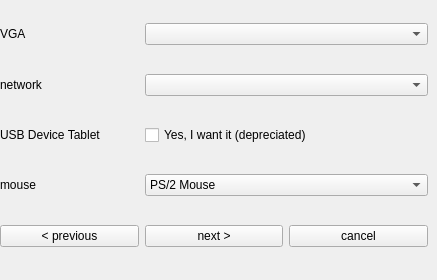
     <widget class="QWidget" name="page_23">
      <widget class="QWidget" name="gridLayoutWidget_22">
       <property name="geometry">
        <rect>
         <x>0</x>
         <y>0</y>
         <width>428</width>
         <height>271</height>
        </rect>
       </property>
       <layout class="QGridLayout" name="gridLayout_22">
        <item row="4" column="1">
         <widget class="QPushButton" name="pushButton_67">
          <property name="text">
           <string>next &gt;</string>
          </property>
         </widget>
        </item>
        <item row="0" column="0">
         <widget class="QLabel" name="label_60">
          <property name="text">
           <string>VGA</string>
          </property>
         </widget>
        </item>
        <item row="2" column="0">
         <widget class="QLabel" name="label_61">
          <property name="text">
           <string>USB Device Tablet</string>
          </property>
         </widget>
        </item>
        <item row="1" column="0">
         <widget class="QLabel" name="label_62">
          <property name="text">
           <string>network</string>
          </property>
         </widget>
        </item>
        <item row="4" column="0">
         <widget class="QPushButton" name="pushButton_68">
          <property name="text">
           <string>&lt; previous</string>
          </property>
         </widget>
        </item>
        <item row="4" column="2">
         <widget class="QPushButton" name="pushButton_69">
          <property name="text">
           <string>cancel</string>
          </property>
         </widget>
        </item>
        <item row="3" column="0">
         <widget class="QLabel" name="label_63">
          <property name="text">
           <string>mouse</string>
          </property>
         </widget>
        </item>
        <item row="0" column="1" colspan="2">
         <widget class="QComboBox" name="comboBox_36">
          <property name="placeholderText">
           <string>(Please select a graphics adapter)</string>
          </property>
          <item>
           <property name="text">
            <string>let QEMU decide</string>
           </property>
          </item>
          <item>
           <property name="text">
            <string>none</string>
           </property>
          </item>
          <item>
           <property name="text">
            <string>std</string>
           </property>
          </item>
          <item>
           <property name="text">
            <string>vmware</string>
           </property>
          </item>
          <item>
           <property name="text">
            <string>xenfb</string>
           </property>
          </item>
          <item>
           <property name="text">
            <string>qxl</string>
           </property>
          </item>
          <item>
           <property name="text">
            <string>virtio</string>
           </property>
          </item>
          <item>
           <property name="text">
            <string>virtio-gpu-pci</string>
           </property>
          </item>
          <item>
           <property name="text">
            <string>cirrus</string>
           </property>
          </item>
          <item>
           <property name="text">
            <string>cg3</string>
           </property>
          </item>
         </widget>
        </item>
        <item row="1" column="1" colspan="2">
         <widget class="QComboBox" name="comboBox_37">
          <property name="placeholderText">
           <string>(Please select a network adapter)</string>
          </property>
          <item>
           <property name="text">
            <string>e1000</string>
           </property>
          </item>
          <item>
           <property name="text">
            <string>e1000-82544gc</string>
           </property>
          </item>
          <item>
           <property name="text">
            <string>e1000-82545em</string>
           </property>
          </item>
          <item>
           <property name="text">
            <string>e1000e</string>
           </property>
          </item>
          <item>
           <property name="text">
            <string>i82550</string>
           </property>
          </item>
          <item>
           <property name="text">
            <string>i82551</string>
           </property>
          </item>
          <item>
           <property name="text">
            <string>i82557a</string>
           </property>
          </item>
          <item>
           <property name="text">
            <string>i82557b</string>
           </property>
          </item>
          <item>
           <property name="text">
            <string>i82557c</string>
           </property>
          </item>
          <item>
           <property name="text">
            <string>i82558a</string>
           </property>
          </item>
          <item>
           <property name="text">
            <string>i82558b</string>
           </property>
          </item>
          <item>
           <property name="text">
            <string>i82559a</string>
           </property>
          </item>
          <item>
           <property name="text">
            <string>i82559b</string>
           </property>
          </item>
          <item>
           <property name="text">
            <string>i82559c</string>
           </property>
          </item>
          <item>
           <property name="text">
            <string>i82559er</string>
           </property>
          </item>
          <item>
           <property name="text">
            <string>i82562</string>
           </property>
          </item>
          <item>
           <property name="text">
            <string>i82801</string>
           </property>
          </item>
          <item>
           <property name="text">
            <string>ne2k_pci</string>
           </property>
          </item>
          <item>
           <property name="text">
            <string>pcnet</string>
           </property>
          </item>
          <item>
           <property name="text">
            <string>rtl8139</string>
           </property>
          </item>
          <item>
           <property name="text">
            <string>tulip</string>
           </property>
          </item>
          <item>
           <property name="text">
            <string>virtio-net</string>
           </property>
          </item>
          <item>
           <property name="text">
            <string>virtio-net-device</string>
           </property>
          </item>
          <item>
           <property name="text">
            <string>virtio-net-pci</string>
           </property>
          </item>
          <item>
           <property name="text">
            <string>virtio-net-pci-non-transitional</string>
           </property>
          </item>
          <item>
           <property name="text">
            <string>virtio-net-pci-transitional</string>
           </property>
          </item>
          <item>
           <property name="text">
            <string>vmxnet3</string>
           </property>
          </item>
          <item>
           <property name="text">
            <string>dp83932</string>
           </property>
          </item>
          <item>
           <property name="text">
            <string>lance</string>
           </property>
          </item>
          <item>
           <property name="text">
            <string>none</string>
           </property>
          </item>
         </widget>
        </item>
        <item row="3" column="1" colspan="2">
         <widget class="QComboBox" name="comboBox_38">
          <item>
           <property name="text">
            <string>PS/2 Mouse</string>
           </property>
          </item>
          <item>
           <property name="text">
            <string>USB Mouse</string>
           </property>
          </item>
          <item>
           <property name="text">
            <string>USB Tablet Device</string>
           </property>
          </item>
         </widget>
        </item>
        <item row="2" column="1" colspan="2">
         <widget class="QCheckBox" name="checkBox_4">
          <property name="text">
           <string>Yes, I want it (depreciated)</string>
          </property>
         </widget>
        </item>
       </layout>
      </widget>
     </widget>
